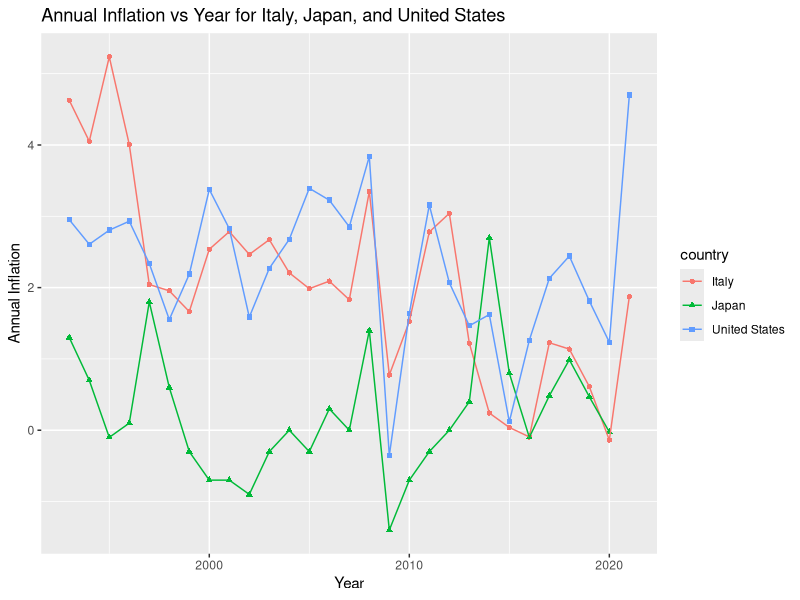
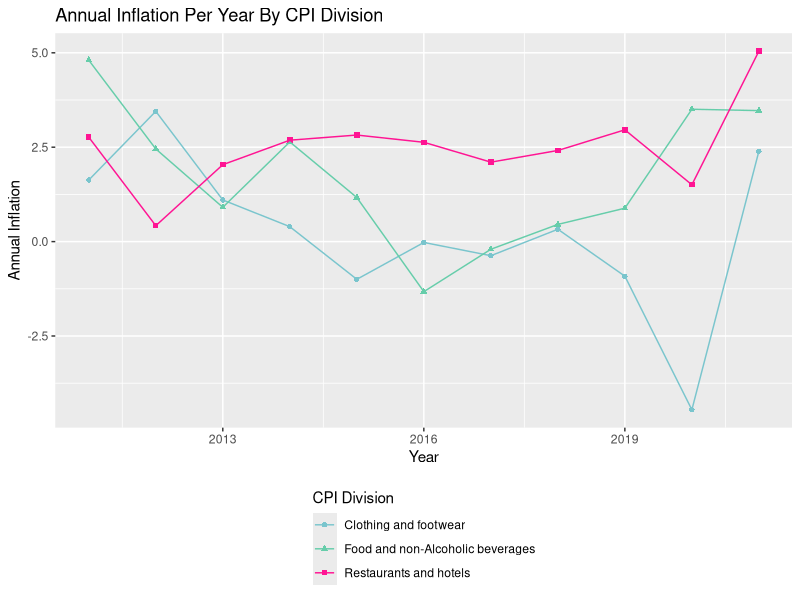

Write R code to recreate these figures, in order.
## ---- chunk 1
#| label: load-packages
#| message: false

library(tidyverse)
## ---- chunk 2
#| label: load-country-inflation
#| message: false

country_inflation <- read_csv("data/country-inflation.csv")
## ---- chunk 3
#| label: glimpse-country-inflation

glimpse(country_inflation)
## ---- chunk 4
#| label: countries

pull(country_inflation, var="country")
## ---- chunk 5
#| label: inflation-compare

country_inflation |>
  arrange(desc(`2021`)) |>
  select(country, `2021`) |>
  slice(0:3)
## ---- chunk 6
#| label: inf-ratio

country_inflation |>
  mutate(inf_ratio = `2021` / `1993`) |>
  arrange(desc(inf_ratio)) |> 
  select(country, inf_ratio)
## ---- chunk 7
#| label: country-inflation-longer

pivoted_CI <- country_inflation |>
  pivot_longer(
    cols = !country, names_to = "year", values_to = "annual_inflation", 
    names_transform = as.numeric)

pivoted_CI
## ---- chunk 8
#| label: highest-inflation

pivoted_CI |>
  filter(annual_inflation == max(annual_inflation, na.rm = TRUE))
## ---- chunk 9
#| label: lowest-inflation

pivoted_CI |>
  filter(annual_inflation == min(annual_inflation, na.rm = TRUE))
## ---- chunk 10
#| label: highest-lowest-inflation

pivoted_CI |>
  filter(annual_inflation == max(annual_inflation, na.rm = TRUE) | 
         annual_inflation == min(annual_inflation, na.rm = TRUE))
## ---- chunk 11
#| label: countries-of-interest


countries_of_interest <- c("Italy", "United States", "Japan")
## ---- chunk 12
#| label: df-countries-of-interest

pivoted_COF <- pivoted_CI |>
  filter(country == "Italy" | 
         country == "United States" | 
         country == "Japan")

distinct(pivoted_COF, country)
## ---- chunk 13
#| label: inflation-vs-year


ggplot(data=pivoted_COF, aes(x=year, y=annual_inflation, 
                             color=country, shape=country)) +
  geom_point() +
  geom_line() +
  labs(
    title = "Annual Inflation vs Year for Italy, Japan, and United States",
    x = "Year",
    y = "Annual Inflation"
  ) + theme_grey()
  

## ---- chunk 14
#| label: load-us-data
#| message: false

us_inflation <- read_csv("data/us-inflation.csv")
cpi_divisions <- read_csv("data/cpi-divisions.csv")
## ---- chunk 15
#| label = join-us-inflation-and-cpi-divisions

joined_USInflation_CPI <- us_inflation |>
  full_join(cpi_divisions, join_by(cpi_division_id==id))

joined_USInflation_CPI
## ---- chunk 16
#| label: divisions-of-interest

divisions_of_interest <- c("Food and non-Alcoholic beverages", 
                           "Clothing and footwear", 
                           "Restaurants and hotels")
## ---- chunk 17
#| label: data-divisions-of-interest

DOI_joined_USInflation_CPI <- joined_USInflation_CPI |>
  filter(description == "Food and non-Alcoholic beverages" |
         description == "Clothing and footwear" | 
         description == "Restaurants and hotels")

distinct(DOI_joined_USInflation_CPI, country)
## ---- chunk 18
#| label: color-palette

my_palette2 <- c('cadetblue3', 'aquamarine3', 'deeppink')
## ---- chunk 19
#| label: annual-inflation-vs-year

ggplot(data = DOI_joined_USInflation_CPI, aes(x = year, y = annual_inflation,
      shape = description, color = description)) +
  geom_point() +
  geom_line() +
  labs(
    title = "Annual Inflation Per Year By CPI Division",
    x = "Year",
    y = "Annual Inflation",
    color = "CPI Division",
    shape = "CPI Division"
    ) + 
  scale_color_manual(values = my_palette2) +
  theme(
        legend.position = "bottom", 
        legend.direction = "vertical"
        )
